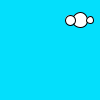
Frame 1 (no input)
Frame 60 (the mouse pressed at the canvas centre just before this capture): blank canvas, image omitted
Frame 120 (the mouse held since frame 60 and released just before this capture): blank canvas, image omitted

The Processing sketch that drew this single still picture (run headless with seeded random() and noise(); from frame 60 on, the mouse is pressed at the canvas centre):

// Processing sketch: cloud_moving_right
// ── cloud_moving_right.pde
void setup()
{
  background(3, 223, 252);
}

float x = 100;
float cloudSize = 100;

void draw() {
  background(3, 223, 252); 
  cloud(x);
  x = x + 1; 
  if (x > width + cloudSize) {
    x = - cloudSize; 
  }
}

void cloud(float xPos) {
  ellipse(xPos - 20, 20, 15, 15);
  ellipse(xPos - 30, 20, 10, 10);
  ellipse(xPos - 10, 20, 7, 7);
}
